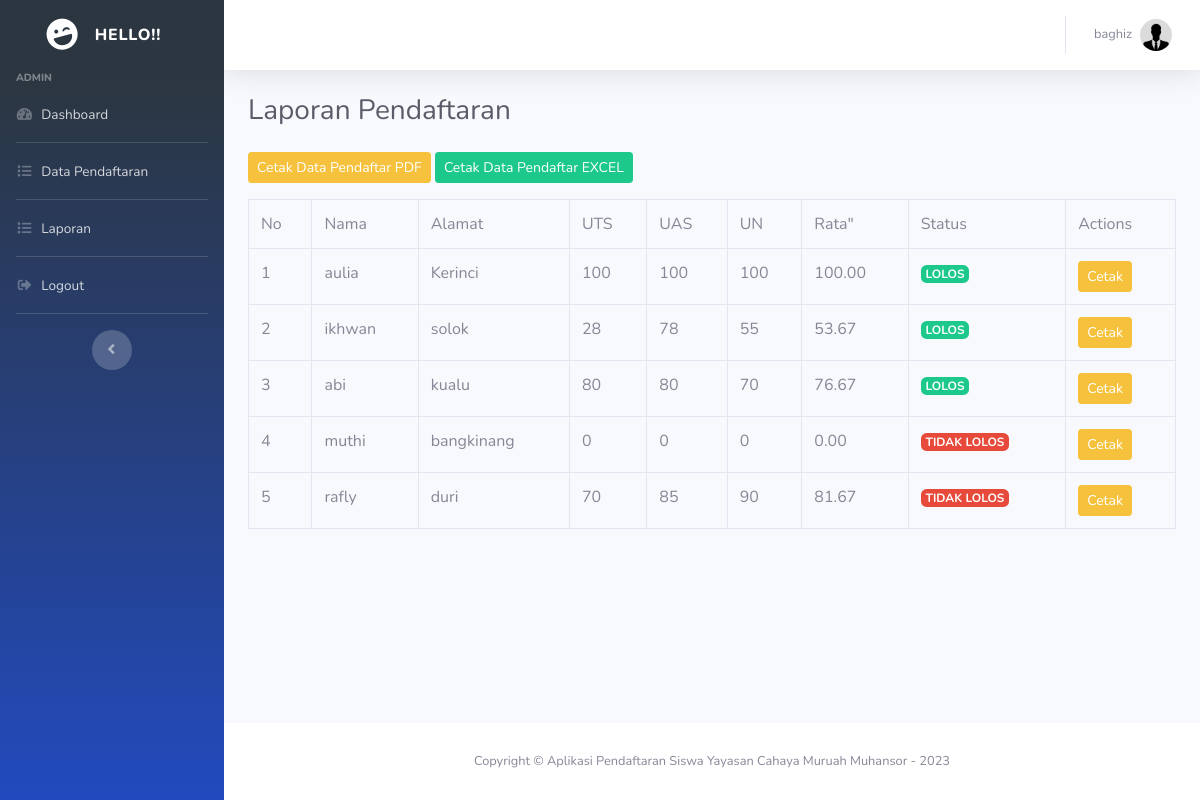
The page /admin/laporan.php (signed in) on the database its author committed.
### tables this page shows
CREATE TABLE `nilai` (
  `id` int(11) NOT NULL,
  `nilai_un` double DEFAULT NULL,
  `nilai_us` double DEFAULT NULL,
  `nilai_uts_1` double NOT NULL,
  `status` int(1) NOT NULL,
  `pendaftar_id` int(11) DEFAULT NULL
);

CREATE TABLE `pendaftar` (
  `id` int(11) NOT NULL,
  `nama` varchar(100) DEFAULT NULL,
  `tmpt_lahir` varchar(100) DEFAULT NULL,
  `tgl_lahir` date DEFAULT NULL,
  `jenis_kelamin` enum('L','P') DEFAULT NULL,
  `agama` varchar(45) DEFAULT NULL,
  `alamat` text DEFAULT NULL,
  `email` varchar(100) DEFAULT NULL,
  `telepon` varchar(45) DEFAULT NULL,
  `foto` varchar(100) NOT NULL,
  `users_id` int(11) DEFAULT NULL
);

### config/auto_load.php (called while the page is built, shortened)
<?php
$base_url = "http://localhost/pendaftaran";
?>

### admin/laporan_control.php (called while the page is built, shortened)
<?php
$all_pendaftar = mysqli_query($koneksi, "SELECT pendaftar.*, nilai.nilai_un, nilai.nilai_us, nilai.nilai_uts_1, nilai.status FROM pendaftar, nilai WHERE pendaftar.id = nilai.pendaftar_id");
?>

### admin/laporan.php (the view, shortened to what this page needs)
<?php include('../config/auto_load.php'); ?>
<?php include('laporan_control.php'); ?>
<?php include('../template/header.php'); ?>
<div class="container-fluid">
  <h1 class="h3 mb-4 text-gray-800">Laporan Pendaftaran</h1>
  <a href="<?= $base_url ?>/cetak/data_pendaftar.php" class="btn btn-warning btn-sm mb-3" target="_blank">Cetak Data Pendaftar PDF</a>
  <a href="<?= $base_url ?>/cetak/data_excel.php" class="btn btn-success btn-sm mb-3" target="_blank">Cetak Data Pendaftar EXCEL</a>
  <div class="row">
    <div class="col-md-12">
      <table class="table table-bordered table-hover">
        <tr>
          <td>No</td>
          <td>Nama</td>
          <td>Alamat</td>
          <td>UTS</td>
          <td>UAS</td>
          <td>UN</td>
          <td>Rata"</td>
          <td>Status</td>
          <td>Actions</td>
        </tr>
        <?php
        $no = 1;
        while($p = mysqli_fetch_array($all_pendaftar)) { ?>
        <tr>
          <td><?= $no++ ?></td>
          <td><?= $p['nama'] ?></td>
          <td><?= $p['alamat'] ?></td>
          <td><?= $p['nilai_uts_1'] ?></td>
          <td><?= $p['nilai_us'] ?></td>
          <td><?= $p['nilai_un'] ?></td>
          <td>
            <?=  number_format(($p['nilai_uts_1'] + $p['nilai_us'] + $p['nilai_un']) / 3, 2) ?>
          </td>
          <?php
          if($p['status'] == 0) {
            $status = '<span class="badge badge-info">BARU</span>';
          } else if ($p['status'] == 1) {
            $status = '<span class="badge badge-success">LOLOS</span>';
          } else if ($p['status'] == 2) {
            $status = '<span class="badge badge-danger">TIDAK LOLOS</span>';
          }
          ?>
          <td><?= $status ?></td>
          <td>
              <a href="<?= $base_url ?>/cetak/detail_cetak.php?id=<?= $p['id'] ?>" class="btn btn-warning btn-sm" target="_blank">Cetak</a>
          </td>
        </tr>
        <?php }
        ?>
      </table>
    </div>
  </div>
</div>
<?php include('../template/footer.php'); ?>

### rows shown on the page
nilai: pendaftar.nama "aulia", pendaftar.alamat "Kerinci", nilai_uts_1 "100", nilai_us "100", nilai_un "100", ($p['nilai_uts_1'] + $p['nilai_us'] + $p['nilai_un']) / 3 "100.00", status "LOLOS"
nilai: pendaftar.nama "ikhwan", pendaftar.alamat "solok", nilai_uts_1 "28", nilai_us "78", nilai_un "55", ($p['nilai_uts_1'] + $p['nilai_us'] + $p['nilai_un']) / 3 "53.67", status "LOLOS"
nilai: pendaftar.nama "abi", pendaftar.alamat "kualu", nilai_uts_1 "80", nilai_us "80", nilai_un "70", ($p['nilai_uts_1'] + $p['nilai_us'] + $p['nilai_un']) / 3 "76.67", status "LOLOS"
nilai: pendaftar.nama "muthi", pendaftar.alamat "bangkinang", nilai_uts_1 "0", nilai_us "0", nilai_un "0", ($p['nilai_uts_1'] + $p['nilai_us'] + $p['nilai_un']) / 3 "0.00", status "TIDAK LOLOS"
nilai: pendaftar.nama "rafly", pendaftar.alamat "duri", nilai_uts_1 "70", nilai_us "85", nilai_un "90", ($p['nilai_uts_1'] + $p['nilai_us'] + $p['nilai_un']) / 3 "81.67", status "TIDAK LOLOS"

### other values the page prints
$_SESSION['level'] "ADMIN"
$_SESSION['nama'] "baghiz"
